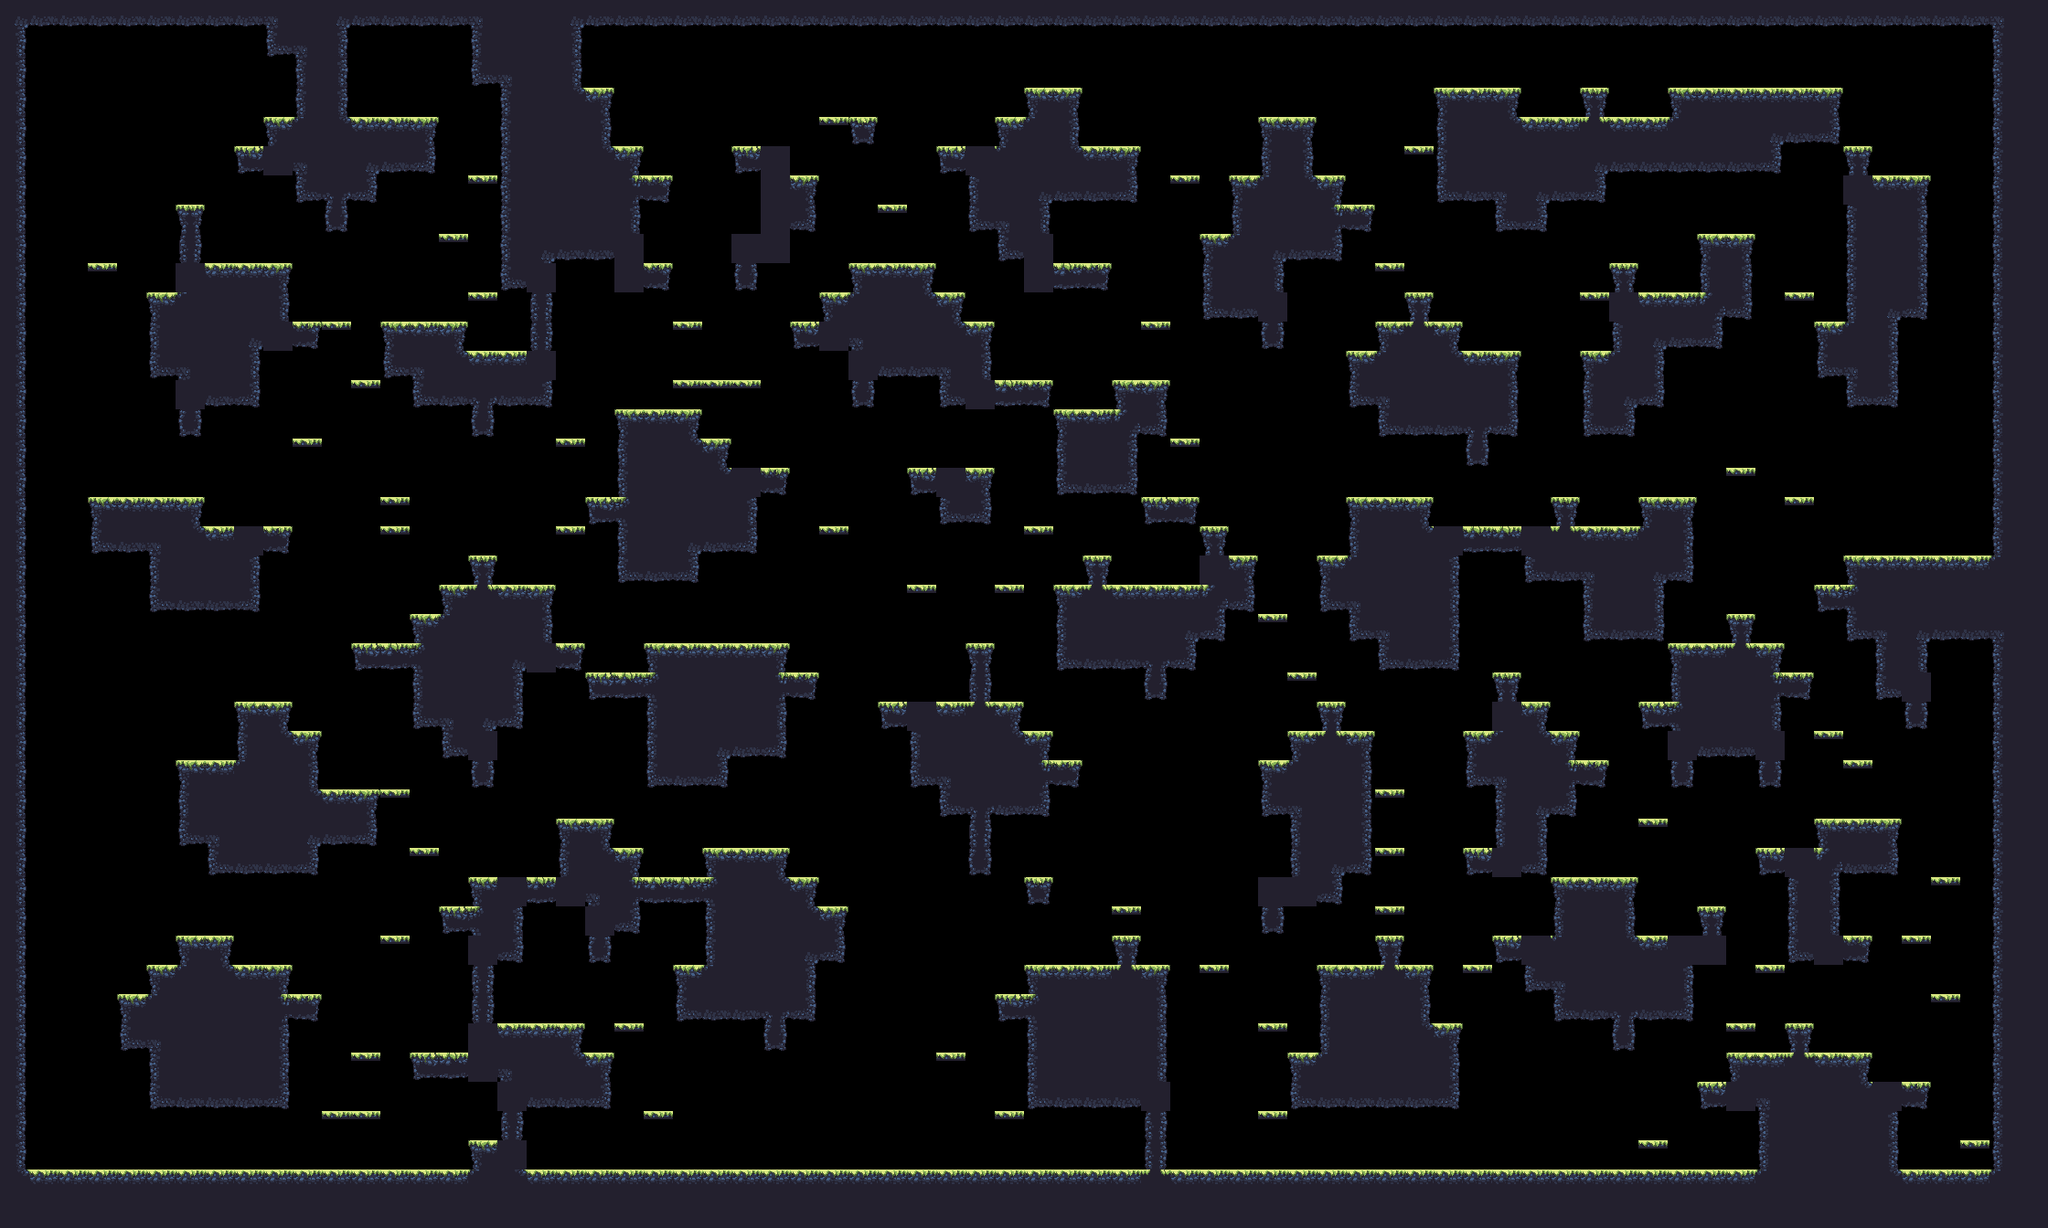

A 2D game scene composited from a Tiled map and its tileset images. What follows is a short description and the map's XML, with each tile layer's data collapsed to a summary:
An orthogonal 70x42 tile map with 32x32 px tiles, 1 tile layer (main) and 17 objects (9x spawn, spawnPlayer0, spawnCrown0, spawnPlayer1, spawnCrown1, ...).

<map compressionlevel="0" height="42" infinite="0" nextlayerid="3" nextobjectid="4" orientation="orthogonal" renderorder="right-down" tiledversion="1.3.2" tileheight="32" tilewidth="32" version="1.2" width="70">
 <tileset firstgid="1" source="forest_summer_tile_set.tsx" />
 <layer height="42" id="1" name="main" width="70">
  <data>[2940 cells, 1239 non-empty, 26 distinct tile ids]</data>
 </layer>
 <objectgroup><object id="1" name="spawnPlayer0" x="416" y="80.0" /><object id="2" name="spawnCrown0" x="160" y="272.0" /><object id="3" name="spawnPlayer1" x="1792" y="80.0" /><object id="4" name="spawnCrown1" x="2048" y="112.0" /><object id="5" name="spawnPlayer2" x="64" y="1232.0" /><object id="6" name="spawnCrown2" x="128" y="1232.0" /><object id="7" name="spawnPlayer3" x="2048" y="1104.0" /><object id="8" name="spawnCrown3" x="2080" y="1136.0" /><object id="9" name="spawn" x="1696" y="1232.0" /><object id="10" name="spawn" x="128" y="496.0" /><object id="11" name="spawn" x="512" y="304.0" /><object id="12" name="spawn" x="448" y="304.0" /><object id="13" name="spawn" x="1728" y="1232.0" /><object id="14" name="spawn" x="1920" y="624.0" /><object id="15" name="spawn" x="960" y="240.0" /><object id="16" name="spawn" x="1440" y="720.0" /><object id="17" name="spawn" x="448" y="1232.0" /></objectgroup></map>
